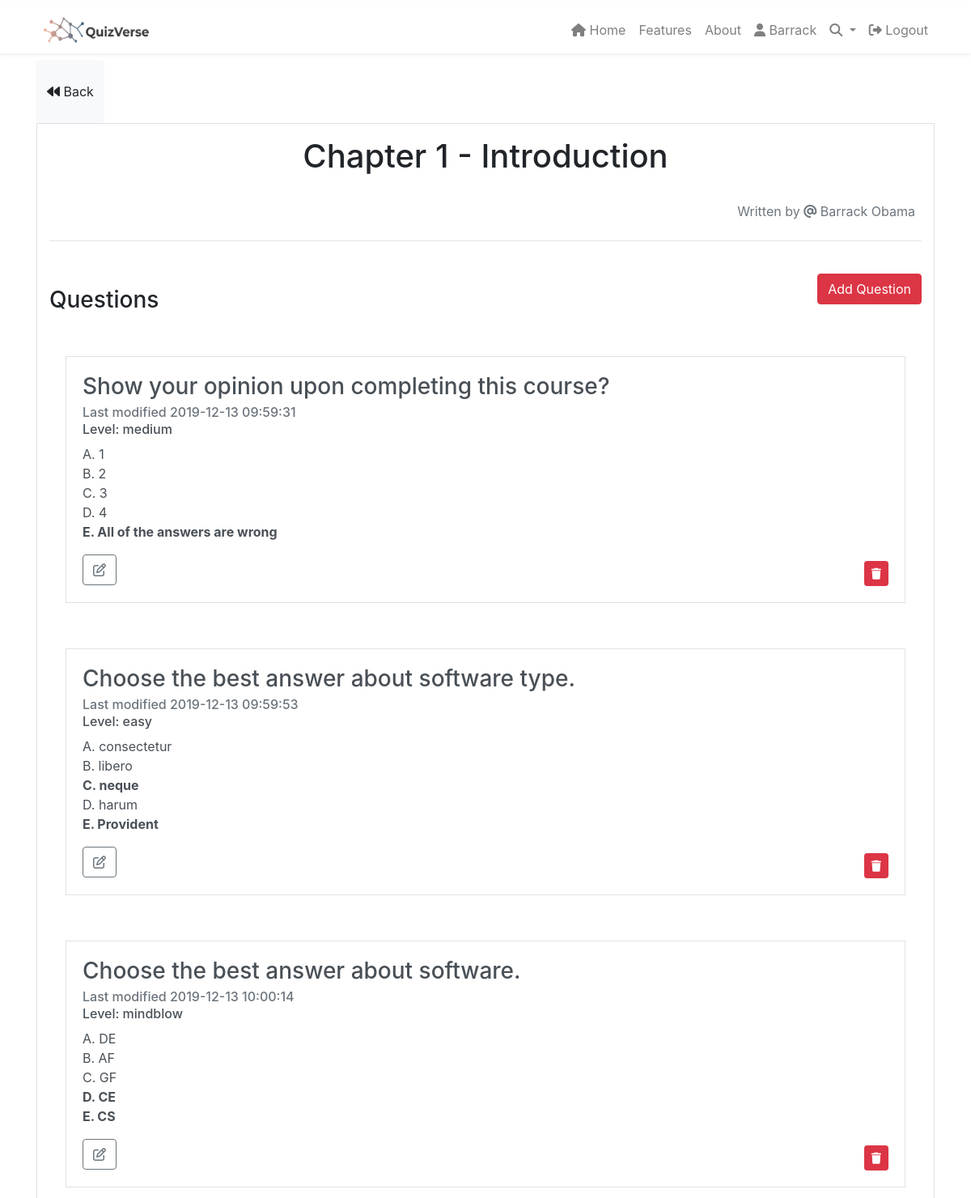
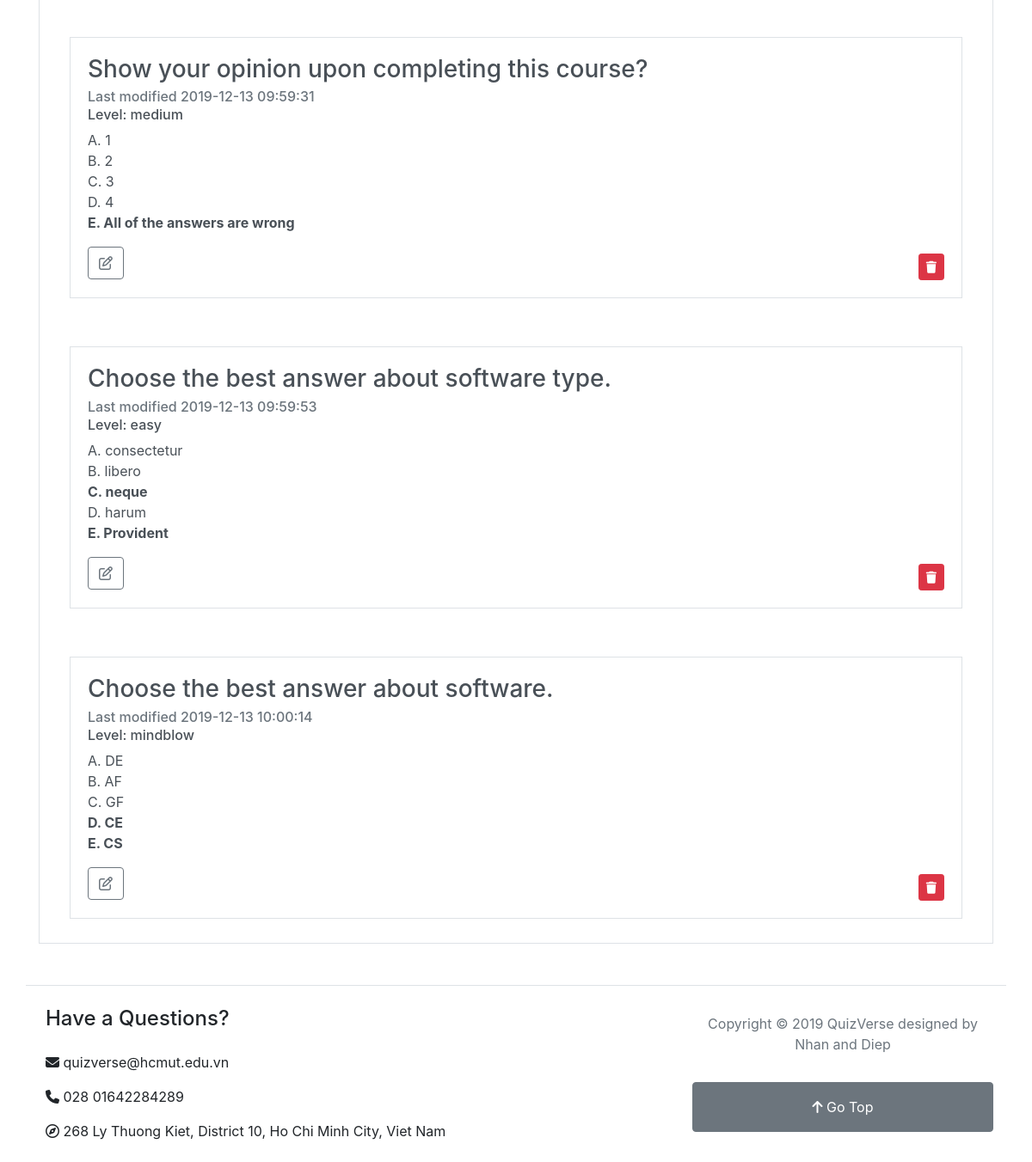
/questions/show/8 (signed in), run on the app's committed database (2 pictures, top to bottom).
### tables this page shows
CREATE TABLE `topics` (
  `id` int(11) NOT NULL,
  `course_id` varchar(255) NOT NULL,
  `user_id` varchar(255) NOT NULL,
  `title` varchar(255) NOT NULL,
  `name` varchar(255) NOT NULL
);

CREATE TABLE `users` (
  `id` int(11) NOT NULL,
  `fname` varchar(255) NOT NULL,
  `lname` varchar(255) NOT NULL,
  `email` varchar(255) NOT NULL,
  `password` varchar(255) NOT NULL,
  `dob` date NOT NULL,
  `phone` varchar(255) NOT NULL,
  `lid` varchar(255) NOT NULL,
  `faculty` varchar(255) NOT NULL,
  `role` varchar(255) NOT NULL DEFAULT 'lecturer',
  `avatar` varchar(255) NOT NULL
);

CREATE TABLE `questions` (
  `id` int(11) NOT NULL,
  `topic_id` varchar(255) NOT NULL,
  `course_id` varchar(255) NOT NULL,
  `user_id` varchar(255) NOT NULL,
  `created_at` datetime NOT NULL DEFAULT current_timestamp(),
  `last_modified` datetime NOT NULL,
  `level` varchar(255) NOT NULL,
  `title` text NOT NULL,
  `option_1` text NOT NULL,
  `option_2` text NOT NULL,
  `option_3` text NOT NULL,
  `option_4` text NOT NULL,
  `option_5` text NOT NULL,
  `answer_1` tinyint(1) NOT NULL,
  `answer_2` tinyint(1) NOT NULL,
  `answer_3` tinyint(1) NOT NULL,
  `answer_4` tinyint(1) NOT NULL,
  `answer_5` tinyint(1) NOT NULL
);

### app/controllers/Questions.php (called while the page is built, shortened)
<?php
class Questions extends Controller
{
    public function __construct()
    {
        $this->questionModel = $this->model('Question');
    }
    public function show($topic_id)
    {
        $questions = $this->questionModel->getQuestions($topic_id);
        $topic = $this->questionModel->getTopicById($topic_id);
        $user = $this->questionModel->getUserById($topic->user_id);
        $data = [
            'questions' => $questions,
            'course_id' => $topic->course_id,
            'topic' => $topic,
            'user' => $user
        ];
        $this->view('questions/show', $data);
    }
}

### app/libraries/Core.php (called while the page is built, shortened)
<?php
    class Core {
        protected $currentMethod = 'index';
        public function __construct(){
            $url = $this->getUrl();
            if(file_exists('../app/controllers/' . ucwords($url[0]) . '.php')){
                unset($url[0]);
            }
            $this->currentController = new $this->currentController;
            if (isset($url[1])){
                if(method_exists($this->currentController, $url[1])){
                    $this->currentMethod = $url[1];
                    unset($url[1]);
                }
            }
            $this->params = $url ? array_values($url) : [];
            call_user_func_array([$this->currentController, $this->currentMethod], $this->params);
        }
        public function getUrl(){
            if(isset($_GET['url'])){
                $url = rtrim($_GET['url'], '/');
                $url = filter_var($url, FILTER_SANITIZE_URL);
                $url = explode('/', $url);
                return $url;
            }
        }
    }

### public/index.php (called while the page is built, shortened)
<?php
    $init = new Core;

### app/libraries/Database.php (called while the page is built, shortened)
<?php
class Database
{
    private $host = DB_HOST;
    private $user = DB_USER;
    private $pass = DB_PASS;
    private $dbname = DB_NAME;
    private $dbh;
    private $stmt;
    public function __construct()
    {
        $dsn  = 'mysql:host=' . $this->host . ';dbname=' . $this->dbname;
        $options = array(
            PDO::ATTR_PERSISTENT => true,
            PDO::ATTR_ERRMODE => PDO::ERRMODE_EXCEPTION
        );
        try {
            $this->dbh = new PDO($dsn, $this->user, $this->pass, $options);
        } catch (PDOException $e) {
            $this->error = $e->getMessage();
            echo $this->error;
        }
    }
    public function query($sql)
    {
        $this->stmt = $this->dbh->prepare($sql);
    }
    public function bind($param, $value, $type = null)
    {
        if (is_null(($type))) {
            switch (true) {
                default:
                    $type = PDO::PARAM_STR;
            }
        }
        $this->stmt->bindValue($param, $value, $type);
    }
    public function execute()
    {
        return $this->stmt->execute();
    }
    public function resultSet()
    {
        $this->execute();
        return $this->stmt->fetchAll(PDO::FETCH_OBJ);
    }
    public function single()
    {
        $this->execute();
        return $this->stmt->fetch(PDO::FETCH_OBJ);
    }
}

### app/models/Question.php (called while the page is built, shortened)
<?php
class Question
{
    private $db;
    public function __construct()
    {
        $this->db = new Database;
    }
    public function getQuestions($topic_id)
    {
        $this->db->query('SELECT * FROM questions WHERE topic_id = :id');
        $this->db->bind(':id', $topic_id);
        $results = $this->db->resultSet();
        return $results;
    }
    public function getTopicById($id)
    {
        $this->db->query('SELECT * FROM topics WHERE id = :id');
        $this->db->bind(':id', $id);
        $row = $this->db->single();
        return $row;
    }
    public function getUserById($id)
    {
        $this->db->query('SELECT * FROM users WHERE id = :id');
        $this->db->bind(':id', $id);
        $row = $this->db->single();
        return $row;
    }
}

### app/views/questions/show.php (the view, shortened to what this page needs)
<?php require APPROOT . '/views/inc/header.php'; ?>
<a href="<?php echo URLROOT; ?>/topics/show/<?php echo $data['course_id']; ?>" class="btn btn-light">
    <i class="fa fa-backward py-4"></i> Back
</a>
<div class="container border">
    <div class="row">
        <div class="col-md-12">
            <h1 class="py-3 text-center"><?php echo $data['topic']->title." - ".$data['topic']->name; ?></h1>
            <div class="text-white p-2 mb-3 text-muted text-right container">
                Written by <i class="fas fa-at"></i> <?php echo $data['user']->fname;
                            echo $data['user']->lname; ?>
            </div>
            <?php if ($data['user']->id == $_SESSION['user_id']) : ?>
                <hr>
                <br><a href="<?php echo URLROOT; ?>/questions/add/<?php echo $data['topic']->id; ?>" class="btn btn-danger float-right">Add Question</a>
            <?php endif; ?>
            <h3 class="py-3">Questions</h3>
            <?php foreach ($data['questions'] as $question) : ?>
                <div class="list-group py-3">
                    <div class="list-group-item list-group-item-action flex-column align-items-start border-0">
                        <div class="align-center border">
                            <div class="card border-0">
                                <div class="card-body">
                                    <h3 class="card-title"><?php echo $question->title; ?></h3>
                                    <h6 class="card-subtitle mb-2 text-muted">Last modified <?php echo $question->last_modified; ?></h6>
                                    <h6 class="card-subtitle mb-2 ">Level: <?php echo $question->level; ?></h6>
                                    <p class="card-text">
                                        <?php
                                            if ($question->answer_1) {
                                                echo '<strong>';
                                                echo !empty($question->option_1) ? 'A. ' . $question->option_1 : '';
                                                echo '</strong>';
                                            } else {
                                                echo !empty($question->option_1) ? 'A. ' . $question->option_1 : '';
                                            }
                                            if ($question->answer_2) {
                                                echo '<br><strong>';
                                                echo !empty($question->option_2) ? 'B. ' . $question->option_2 : '';
                                                echo '</strong>';
                                            } else {
                                                echo !empty($question->option_2) ? '<br>B. ' . $question->option_2 : '';
                                            }
                                            if ($question->answer_3) {
                                                echo '<br><strong>';
                                                echo !empty($question->option_3) ? 'C. ' . $question->option_3 : '';
                                                echo '</strong>';
                                            } else {
                                                echo !empty($question->option_3) ? '<br>C. ' . $question->option_3 : '';
                                            }
                                            if ($question->answer_4) {
                                                echo '<br><strong>';
                                                echo !empty($question->option_4) ? 'D. ' . $question->option_4 : '';
                                                echo '</strong>';
                                            } else {
                                                echo !empty($question->option_4) ? '<br>D. ' . $question->option_4 : '';
                                            }
                                            if ($question->answer_5) {
                                                echo '<br><strong>';
                                                echo !empty($question->option_5) ? 'E. ' . $question->option_5 : '';
                                                echo '</strong>';
                                            } else {
                                                echo !empty($question->option_5) ? '<br>E. ' . $question->option_5 : '';
                                            }
                                            ?></p>
                                    <?php if ($question->user_id == $_SESSION['user_id']) { ?>
                                        <div class="row">
                                            <div class="col-md-6">
                                                <a href="<?php echo URLROOT; ?>/questions/edit/<?php echo $question->id; ?>" class="btn btn-outline-secondary card-link"><i class="far fa-edit"></i></a>
                                            </div>
                                            <div class="col-md-6">
                                                <form onSubmit="return confirm('Are you sure?');" action="<?php echo URLROOT; ?>/questions/delete/<?php echo $question->id; ?>" method="post">
                                                    <buttontype="submit" class="btn btn-danger btn-sm card-link mt-2 float-right" onClick={onSubmit}><i class="fas fa-trash"></i></button>
                                                </form>
                                            </div>
                                        </div>
                                    <?php } ?>
                                </div>
                            </div>
                        </div>
                    </div>
                </div>
            <?php endforeach; ?>
        </div>
    </div>
</div>
<?php require APPROOT . '/views/inc/footer.php'; ?>

### data on the page
topics: title "Chapter 1", name "Introduction"
users: fname "Barrack", lname "Obama"
questions: title "Show your opinion upon completing this course?", last_modified "2019-12-13 09:59:31", level "medium", option_1 "1", option_2 "2", option_3 "3", option_4 "4", option_5 "All of the answers are wrong"
questions: title "Choose the best answer about software type.", last_modified "2019-12-13 09:59:53", level "easy", option_1 "consectetur", option_2 "libero", option_3 "neque", option_4 "harum", option_5 "Provident"
questions: title "Choose the best answer about software.", last_modified "2019-12-13 10:00:14", level "mindblow", option_1 "DE", option_2 "AF", option_3 "GF", option_4 "CE", option_5 "CS"
questions: title "Show your opinion upon completing this course?", last_modified "2019-12-13 09:59:31", level "medium", option_1 "1", option_2 "2", option_3 "3", option_4 "4", option_5 "All of the answers are wrong"
questions: title "Choose the best answer about software type.", last_modified "2019-12-13 09:59:53", level "easy", option_1 "consectetur", option_2 "libero", option_3 "neque", option_4 "harum", option_5 "Provident"
questions: title "Choose the best answer about software.", last_modified "2019-12-13 10:00:14", level "mindblow", option_1 "DE", option_2 "AF", option_3 "GF", option_4 "CE", option_5 "CS"

### other printed values
$_SESSION['user_name'] "Barrack"
